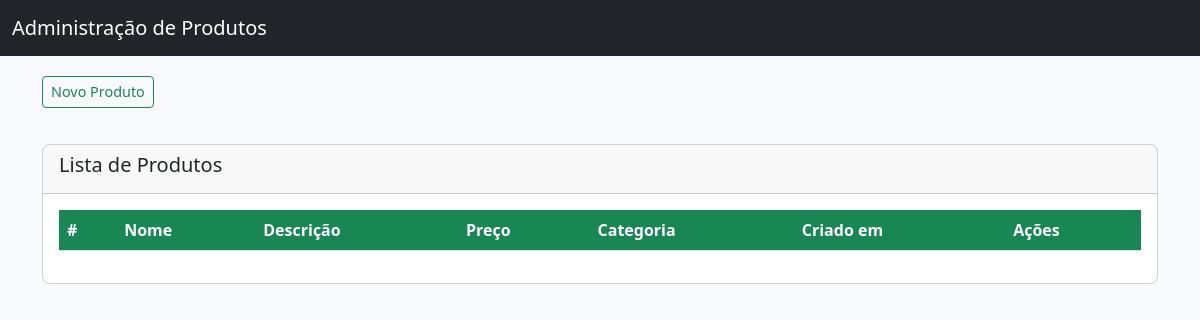
Before: / with the older database file.
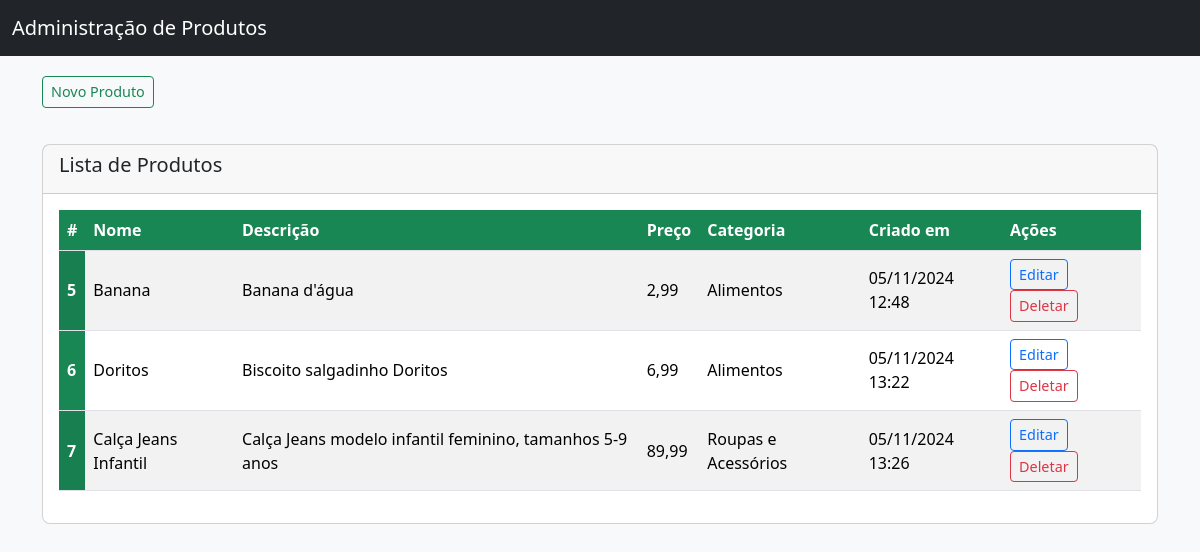
After: the same page with the newer database file.
### todos/models.py (models this page shows)
class Produto(models.Model):
    nome = models.CharField(verbose_name="Nome", max_length=100, null=False, blank=False)
    descricao = models.TextField(verbose_name="Descrição", null=False, blank=False)  # Usar TextField para descrições mais longas
    preco = models.DecimalField(verbose_name="Preço", max_digits=10, decimal_places=2, null=False)  # Usar DecimalField para preço
    categoria = models.CharField(verbose_name="Categoria", max_length=100, null=False, blank=False)
    created_at = models.DateTimeField(verbose_name="Criado em", auto_now_add=True)

### todos/views.py (the view)
# urls.py: path('', ProdutoListView.as_view(), name='produto_list'),
class ProdutoListView(ListView):
    model = Produto
    template_name = 'todos/produto_list.html'
    context_object_name = 'produto_list'  # Certifique-se de que o nome do contexto está correto

### todos/templates/todos/produto_list.html (shortened to what this page needs)
<!DOCTYPE html>
<html lang="pt-br">
<head>
    <link href="https://cdn.jsdelivr.net/npm/bootstrap@5.3.3/dist/css/bootstrap.min.css" rel="stylesheet">
</head>
<body>
    <nav class="navbar navbar-expand-lg navbar-dark bg-dark">
        <div class="container-fluid">
            <a class="navbar-brand" href="#">Administração de Produtos</a>
        </div>
    </nav>
    <div class="container">
        <a href="{% url 'produto_create' %}" class="btn btn-outline-success btn-sm mb-3">Novo Produto</a>
        <div class="card">
            <div class="card-header">
                <h5 class="card-title">Lista de Produtos</h5>
            </div>
            <div class="card-body">
                <table class="table table-striped">
                    <thead>
                        <tr>
                            <th scope="col">#</th>
                            <th scope="col">Nome</th>
                            <th scope="col">Descrição</th>
                            <th scope="col">Preço</th>
                            <th scope="col">Categoria</th>
                            <th scope="col">Criado em</th>
                            <th scope="col">Ações</th>
                        </tr>
                    </thead>
                    <tbody>
                        {% for produto in produto_list %}
                            <tr>
                                <th scope="row">{{ produto.id }}</th>
                                <td>{{ produto.nome }}</td>
                                <td>{{ produto.descricao }}</td>
                                <td>{{ produto.preco }}</td>
                                <td>{{ produto.categoria }}</td>
                                <td>{{ produto.created_at|date:"d/m/Y H:i" }}</td>
                                <td>
                                    <a href="{% url 'produto_update' produto.pk %}" class="btn btn-outline-primary btn-sm">Editar</a>
                                    <a href="{% url 'produto_delete' produto.pk %}" class="btn btn-outline-danger btn-sm">Deletar</a>
                                </td>
                            </tr>
                        {% endfor %}
                    </tbody>
                </table>
            </div>
        </div>
    </div>
</body>
</html>

### todos/templates/todos/produto_list.html (style rules this page uses)
body { background-color: #f8f9fa; }
.navbar { margin-bottom: 20px; }
.table th { background-color: #198754; color: white; }
.table td, .table th { vertical-align: middle; }
.btn-sm { font-size: 0.9rem; }
.container { margin-top: 20px; }
.card { margin-top: 20px; border-radius: 8px; }

Changed rows visible on the page:
added Produto: id "5", nome "Banana", descricao "Banana d'água", preco "2,99", categoria "Alimentos", created_at "05/11/2024 12:48"
added Produto: id "6", nome "Doritos", descricao "Biscoito salgadinho Doritos", preco "6,99", categoria "Alimentos", created_at "05/11/2024 13:22"
added Produto: id "7", nome "Calça Jeans Infantil", descricao "Calça Jeans modelo infantil feminino, tamanhos 5-9 anos", preco "89,99", categoria "Roupas e Acessórios", created_at "05/11/2024 13:26"
